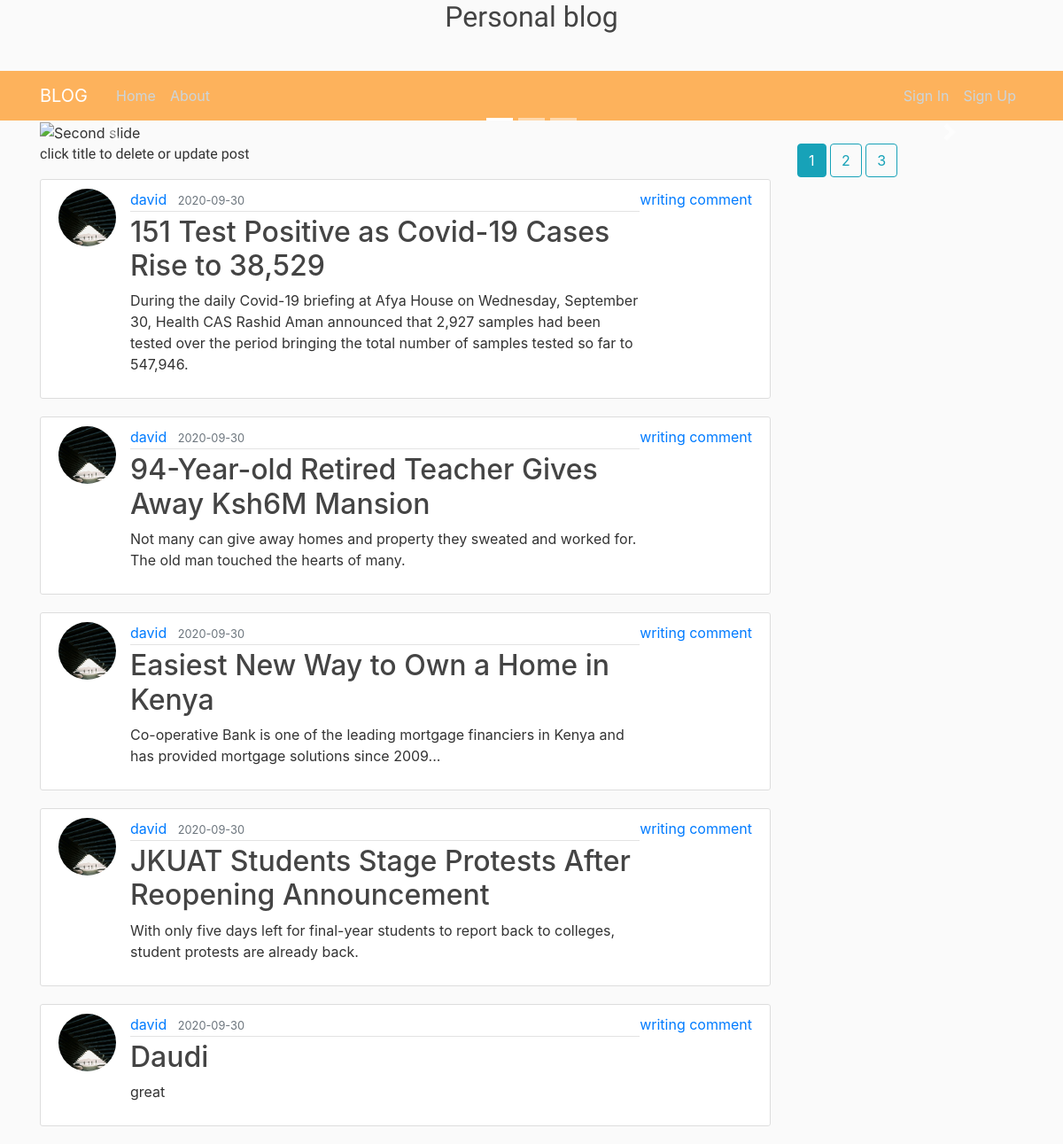
The page /home on the database its author committed.
### flask3/models.py (models this page shows, shortened)
class Post(db.Model):
    id = db.Column(db.Integer, primary_key=True)
    title = db.Column(db.String(100), nullable=False)
    date_posted = db.Column(db.DateTime, nullable=False, default=datetime.utcnow)
    content = db.Column(db.Text, nullable=False)
    user_id = db.Column(db.Integer, db.ForeignKey('user.id'), nullable=False)

class User(db.Model,UserMixin):
    id = db.Column(db.Integer, primary_key=True)
    username = db.Column(db.String(20), unique=True, nullable=False)
    email = db.Column(db.String(120), unique=True, nullable=False)
    image_file = db.Column(db.String(20), nullable=False, default='default.jpg')
    password = db.Column(db.String(60), nullable=False)
    posts = db.relationship('Post', backref='author', lazy=True)

### flask3/routes.py (the view)
@app.route('/')
@app.route('/home')
def home():
    page = request.args.get('page', 1, type=int)
    posts = Post.query.order_by(Post.date_posted.desc()).paginate(page=page, per_page=5)
    return render_template('home.html',posts= posts)

### flask3/templates/home.html (shortened to what this page needs)
{% extends "layout.html" %}
{% block content %}
<div id="carouselId" class="carousel slide " data-ride="carousel fixed-top">
  <ol class="carousel-indicators">
    <li data-target="#carouselId" data-slide-to="0" class="active"></li>
    <li data-target="#carouselId" data-slide-to="1"></li>
    <li data-target="#carouselId" data-slide-to="2"></li>
  </ol>
  <div class="carousel-inner" role="listbox">
    <div class="carousel-item active">
      <img src="https://bit.ly/2AgCniC" alt="Second slide">
      <div class="carousel-caption d-none d-md-block">
      </div>
    </div>
  </div>
  <a class="carousel-control-prev" href="#carouselId" role="button" data-slide="prev">
    <span class="carousel-control-prev-icon" aria-hidden="true"></span>
  </a>
  <a class="carousel-control-next" href="#carouselId" role="button" data-slide="next">
    <span class="carousel-control-next-icon" aria-hidden="true"></span>
  </a>
</div>
<header>
<div class="row">
  <div class="col-md-9">
    <p class="f"> click title to delete or update post</p>
    {% for post in posts.items %}
        <article class="media content-section">
          <img class="rounded-circle article-img" src="{{ url_for('static', filename='profile_pics/' + post.author.image_file) }}">
          <div class="media-body">
            <div class="article-metadata">
              <a class="mr-2" href="#">{{ post.author.username }}</a>
              <small class="text-muted">{{ post.date_posted.strftime('%Y-%m-%d') }}</small>
            </div>
            <h2><a class="article-title" href="{{ url_for('post', post_id=post.id) }}">{{ post.title }}</a></h2>
            <p class="article-content">{{ post.content }}</p>
          </div>
          <a href="{{ url_for('comments') }}">
           writing comment
        </a>
        </article>
    {% endfor %}
</div>
  <div class="col-md-3">
    {% for page_num in posts.iter_pages(left_edge=1, right_edge=1, left_current=1, right_current=2) %}
    {% if page_num %}
      {% if posts.page == page_num %}
        <a class="btn btn-info mb-4" href="{{ url_for('home', page=page_num) }}">{{ page_num }}</a>
      {% else %}
        <a class="btn btn-outline-info mb-4" href="{{ url_for('home', page=page_num) }}">{{ page_num }}</a>
      {% endif %}
    {% else %}
      ...
    {% endif %}
  {% endfor %}
  </div>
{% endblock content %}

### flask3/static/main.css (style rules this page uses)
body { background: #fafafa; color: #333333; margin-top: 5rem; }
h1, h2, h3, h4, h5, h6 { color: #444444; }
.content-section { background: #ffffff; padding: 10px 20px; border: 1px solid #dddddd; border-radius: 3px; margin-bottom: 20px; }
.article-title { color: #444444; }
.article-content { white-space: pre-line; }
.article-img { height: 65px; width: 65px; margin-right: 16px; }
.article-metadata { padding-bottom: 1px; margin-bottom: 4px; border-bottom: 1px solid #e3e3e3 }

### flask3/templates/layout.html (style rules this page uses)
body { background-image: url("https://images.unsplash.com/photo-1458682625221-3a45f8a844c7?ixlib=rb-1.2.1&ixid=eyJhcHBfaWQiOjEyMDd9&auto=format&fit=crop&w=500&q=60"); background-repeat: no-repeat; background-position: right top; background-attachment: fixed; background-size: cover; }
.f { font-family: 'Kaushan Script', cursive; font-weight: 300; font-size: 100%; }
.carousel-inner img { width: 100%; height: 300px; }

### rows shown on the page
Post: image_file (picture), author.username "david", date_posted "2020-09-30", title "151 Test Positive as Covid-19 Cases Rise to 38,529", content "During the daily Covid-19 briefing at Afya House on Wednesday, September 30, Health CAS Rashid Aman announced that 2,927 samples had been tested over the period bringing the total number of samples tested so far to 547,946."
Post: image_file (picture), author.username "david", date_posted "2020-09-30", title "94-Year-old Retired Teacher Gives Away Ksh6M Mansion", content "Not many can give away homes and property they sweated and worked for. The old man touched the hearts of many."
Post: image_file (picture), author.username "david", date_posted "2020-09-30", title "Easiest New Way to Own a Home in Kenya", content "Co-operative Bank is one of the leading mortgage financiers in Kenya and has provided mortgage solutions since 2009..."
Post: image_file (picture), author.username "david", date_posted "2020-09-30", title "JKUAT Students Stage Protests After Reopening Announcement", content "With only five days left for final-year students to report back to colleges, student protests are already back."
Post: image_file (picture), author.username "david", date_posted "2020-09-30", title "Daudi", content "great"

### other values the page prints
{{ page_num }} "1"
{{ page_num }} "2" "3"
